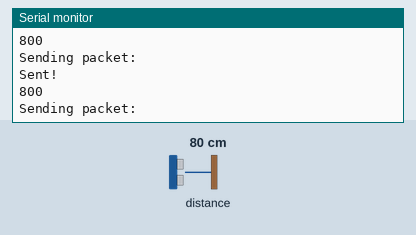
The sketch below on a simulated Arduino Uno, built with avr-gcc and run on an emulated ATmega328P. Parts: the last lines printed to the serial monitor. The test bench sets the inputs (shaded band); at power-on: distance to the obstacle 80 cm. No radio packets arrive unless stated.

Above: at 6.2 s.
6.3 s: distance to the obstacle set to 2 cm
At 6.3 s:
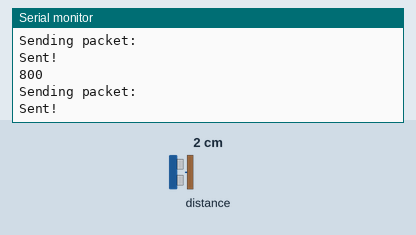
7.8 s: distance to the obstacle set to 4 cm
At 9.2 s:
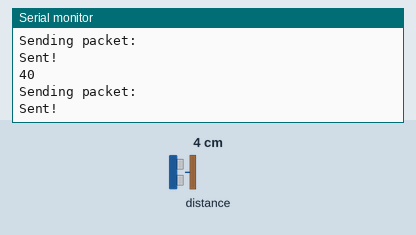
Timing chart, 0 to 10.8 s (numbered marks = the images above; inputs shaded):
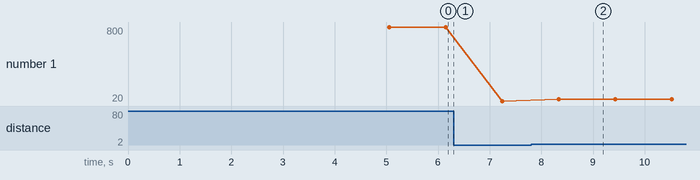

The sketch:

Transmitter.ino
```cpp
/*
The range readings are in units of mm. */

#include <Wire.h>
#include <VL53L0X.h>
#include <LoRa.h>

VL53L0X sensor;
int distance;

void setup()
{
  delay(5000);
  Serial.begin(9600);
  Wire.begin();

  sensor.setTimeout(500);
  if (!sensor.init())
  {
    Serial.println("Failed to detect and initialize sensor!");
    while (1)
    {
    }
  }
  // while (!Serial);
  Serial.println("LoRa Sender");

  if (!LoRa.begin(433E6))
  {
    Serial.println("Starting LoRa failed!");
    while (1)
      ;
  }

  // Start continuous back-to-back mode (take readings as
  // fast as possible).  To use continuous timed mode
  // instead, provide a desired inter-measurement period in
  // ms (e.g. sensor.startContinuous(100)).
  sensor.startContinuous();
}

void loop()
{
  distance = sensor.readRangeContinuousMillimeters();
  Serial.print(distance);
  if (sensor.timeoutOccurred())
  {
    Serial.print(" TIMEOUT");
  }

  Serial.println();

  Serial.println("Sending packet: ");
  LoRa.beginPacket();
  LoRa.print("Distance:");
  LoRa.print(distance);

  LoRa.endPacket();
  Serial.println("Sent!");
  delay(1000);
}
```

Measured:
- after the input at 7.8 s, the serial monitor: prints a new line after 0.53 s (image 2)
- plotted number 1: 800 → 20 after the input at 6.3 s, 20 → 40 after the input at 7.8 s
